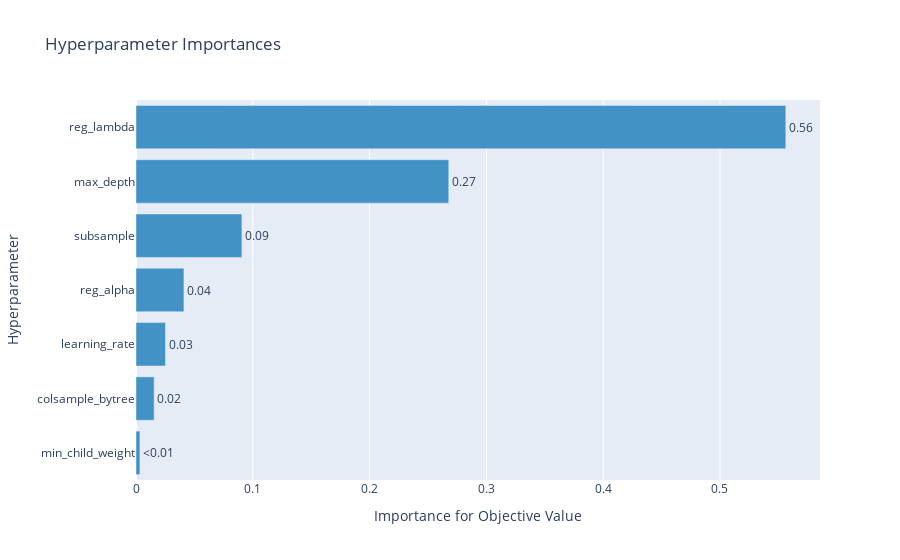

This figure's notebook cell:
### Code cell
optuna.visualization.plot_param_importances(study)

### Figure 1 — Plotly figure (JSON) as saved in the notebook; plotly's stock layout.template omitted (floating-point values rounded to 4 significant figures)
{"data": [{"cliponaxis": false, "hovertemplate": ["min_child_weight (IntDistribution): 0.0033613334172932934<extra></extra>", "colsample_bytree (FloatDistribution): 0.015543113794778704<extra></extra>", "learning_rate (FloatDistribution): 0.025254168653062164<extra></extra>", "reg_alpha (FloatDistribution): 0.041035366715254686<extra></extra>", "subsample (FloatDistribution): 0.0906739757504567<extra></extra>", "max_depth (IntDistribution): 0.2677805047379374<extra></extra>", "reg_lambda (FloatDistribution): 0.5563515369312171<extra></extra>"], "marker": {"color": "rgb(66,146,198)"}, "orientation": "h", "text": ["<0.01", "0.02", "0.03", "0.04", "0.09", "0.27", "0.56"], "textposition": "outside", "type": "bar", "x": [0.003361, 0.01554, 0.02525, 0.04104, 0.09067, 0.2678, 0.5564], "y": ["min_child_weight", "colsample_bytree", "learning_rate", "reg_alpha", "subsample", "max_depth", "reg_lambda"]}], "layout": {"showlegend": false, "title": {"text": "Hyperparameter Importances"}, "xaxis": {"title": {"text": "Importance for Objective Value"}}, "yaxis": {"title": {"text": "Hyperparameter"}}}}
